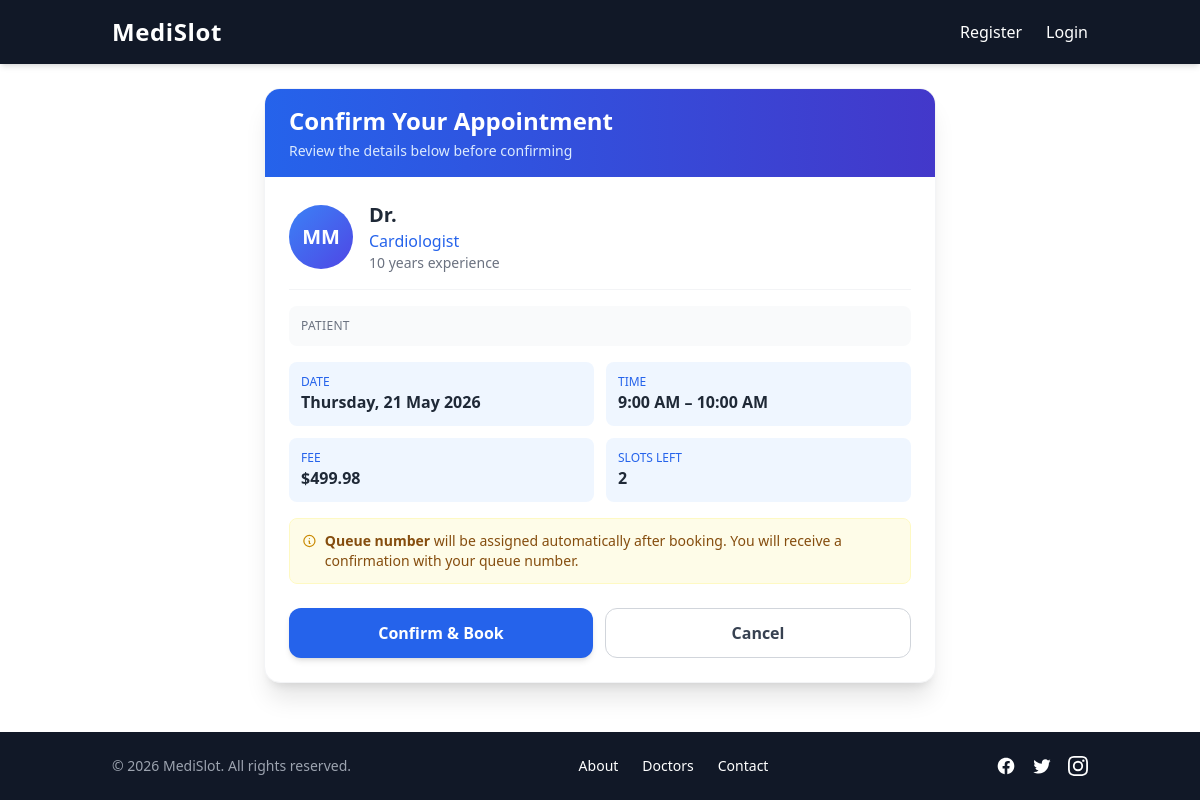
Screenshot of /appointment/book/1/ with the database file from the repository.
### doctor/models.py (models this page shows, shortened)
class DoctorProfile(models.Model):
    user = models.OneToOneField(User, on_delete=models.CASCADE, related_name='doctor_profile')
    department = models.ForeignKey(Department, on_delete=models.SET_NULL, null=True, related_name='doctors')
    experience_years = models.PositiveIntegerField(default=0)
    qualifications = models.TextField(blank=True, null=True)
    consultation_fee = models.DecimalField(max_digits=10, decimal_places=2, default=0.00)
    profile_picture = models.ImageField(upload_to='doctor_profiles/', blank=True, null=True)
    is_active = models.BooleanField(default=True)

class Department(models.Model):
    name = models.CharField(max_length=255, unique=True)
    description = models.TextField(blank=True, null=True)

class Slot(models.Model):
    doctor = models.ForeignKey(
        "DoctorProfile",
        on_delete=models.CASCADE,
        related_name="slots"
    )
    date = models.DateField()
    start_time = models.TimeField()
    end_time = models.TimeField()
    total_quota=models.PositiveIntegerField(default=5)
    no_of_quota_remaining = models.PositiveIntegerField(default=5)
    is_active=models.BooleanField(default=True)

### accounts/models.py (models this page shows, shortened)
class User(AbstractBaseUser, PermissionsMixin):
    DOCTOR= 1
    PATIENT = 2
    CHOICES = ((DOCTOR, "Doctor"), (PATIENT, "Patient"))
    email = models.EmailField(unique=True,max_length=255)
    username = models.CharField(max_length=255,unique=True)
    last_name = models.CharField(max_length=255)
    first_name = models.CharField(max_length=255)
    phone_number = models.CharField(max_length=15)
    role = models.PositiveSmallIntegerField(choices=CHOICES,blank=True, null=True)
    modified_at = models.DateTimeField(auto_now=True)
    created_at = models.DateTimeField(auto_now_add=True)
    is_active = models.BooleanField(default=False)
    is_staff = models.BooleanField(default=False)
    USERNAME_FIELD = "email"
    REQUIRED_FIELDS = ["username", "first_name", "last_name", "phone_number"]
    objects = UserManager()

### appointment/views.py (the view, shortened to what this page needs)
# urls.py: path('book/<int:slot_id>/', views.book_appointment, name='book_appointment'),
def book_appointment(request, slot_id):
    slot = get_object_or_404(Slot, pk=slot_id)
    context = {
        'slot': slot,
        'doctor': slot.doctor,
        'patient': request.user,
    }
    return render(request, 'appointment/book_confirmation.html', context)

### appointment/templates/appointment/book_confirmation.html (shortened to what this page needs)
{% extends 'myapp/base.html' %}
{% load static %}
{% block body %}
<div class="max-w-2xl mx-auto">
    <div class="bg-white rounded-2xl shadow-xl overflow-hidden border border-gray-100">
        <div class="bg-gradient-to-r from-blue-600 to-indigo-700 px-6 py-4">
            <h1 class="text-2xl font-bold text-white">Confirm Your Appointment</h1>
            <p class="text-blue-100 text-sm mt-1">Review the details below before confirming</p>
        </div>
        <div class="p-6">
            <div class="flex items-center gap-4 pb-4 border-b border-gray-100">
                {% if doctor.profile_picture %}
                    <img src="{{ doctor.profile_picture.url }}" alt="Dr. {{ doctor.user.get_full_name }}" class="w-16 h-16 rounded-full object-cover">
                {% else %}
                    <div class="w-16 h-16 rounded-full bg-gradient-to-br from-blue-500 to-indigo-600 flex items-center justify-center text-white text-xl font-bold">
                        {{ doctor.user.first_name|first|upper }}{{ doctor.user.last_name|first|upper }}
                    </div>
                {% endif %}
                <div>
                    <h2 class="text-xl font-bold text-gray-800">Dr. {{ doctor.user.get_full_name }}</h2>
                    <p class="text-blue-600">{{ doctor.department.name|default:"General Medicine" }}</p>
                    <p class="text-sm text-gray-500">{{ doctor.experience_years }} years experience</p>
                </div>
            </div>
            <div class="mt-4 p-3 bg-gray-50 rounded-lg">
                <p class="text-xs text-gray-500 uppercase tracking-wide">Patient</p>
            </div>
            <div class="mt-4 grid grid-cols-2 gap-3">
                <div class="p-3 bg-blue-50 rounded-lg">
                    <p class="text-xs text-blue-600 uppercase">Date</p>
                    <p class="font-semibold text-gray-800">{{ slot.date|date:"l, d F Y" }}</p>
                </div>
                <div class="p-3 bg-blue-50 rounded-lg">
                    <p class="text-xs text-blue-600 uppercase">Time</p>
                    <p class="font-semibold text-gray-800">{{ slot.start_time|time:"g:i A" }} – {{ slot.end_time|time:"g:i A" }}</p>
                </div>
                <div class="p-3 bg-blue-50 rounded-lg">
                    <p class="text-xs text-blue-600 uppercase">Fee</p>
                    <p class="font-semibold text-gray-800">${{ doctor.consultation_fee|default:"80" }}</p>
                </div>
                <div class="p-3 bg-blue-50 rounded-lg">
                    <p class="text-xs text-blue-600 uppercase">Slots Left</p>
                    <p class="font-semibold text-gray-800">{{ slot.no_of_quota_remaining }}</p>
                </div>
            </div>
            <div class="mt-4 p-3 bg-yellow-50 rounded-lg border border-yellow-100">
                <div class="flex gap-2">
                    <svg class="w-5 h-5 text-yellow-600" fill="none" stroke="currentColor" viewBox="0 0 24 24">
                        <path stroke-linecap="round" stroke-linejoin="round" stroke-width="2" d="M13 16h-1v-4h-1m1-4h.01M21 12a9 9 0 11-18 0 9 9 0 0118 0z" />
                    </svg>
                    <p class="text-sm text-yellow-800">
                        <strong>Queue number</strong> will be assigned automatically after booking.
                        You will receive a confirmation with your queue number.
                    </p>
                </div>
            </div>
            <form method="POST" class="mt-6 flex gap-3">
                <button type="submit" class="flex-1 bg-blue-600 hover:bg-blue-700 text-white font-semibold py-3 rounded-xl transition shadow-md">
                    Confirm & Book
                </button>
                <a href="{% url 'doctor:doctor_public_profile' doctor.id %}" class="flex-1 text-center border border-gray-300 hover:bg-gray-50 text-gray-700 font-semibold py-3 rounded-xl transition">
                    Cancel
                </a>
            </form>
        </div>
    </div>
</div>
{% endblock %}

### rows the page displays
DoctorProfile: user.first_name|first "M", user.last_name|first "M", department.name "Cardiologist", experience_years "10", consultation_fee "499.98"
Slot: date "Thursday, 21 May 2026", start_time "9:00 AM", end_time "10:00 AM", no_of_quota_remaining "2"

### other values shown
{{ year|default:"2026" }} "2026"
